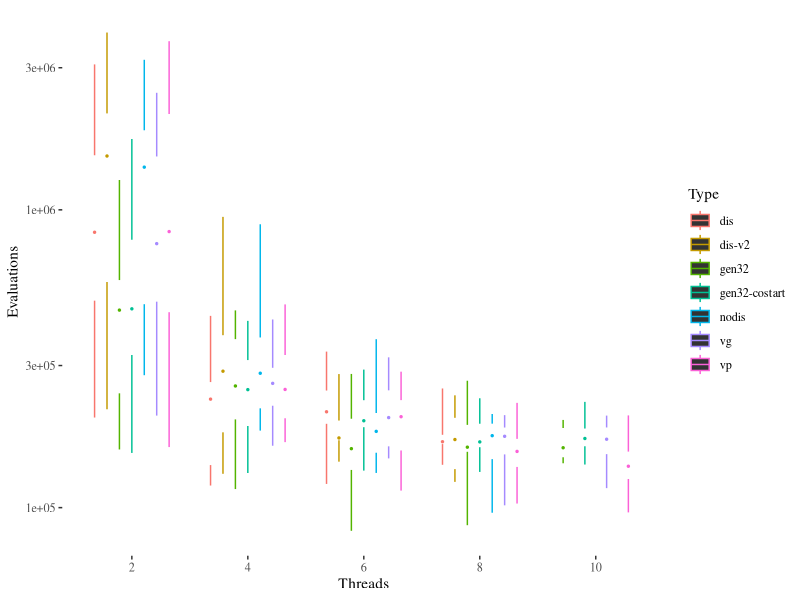
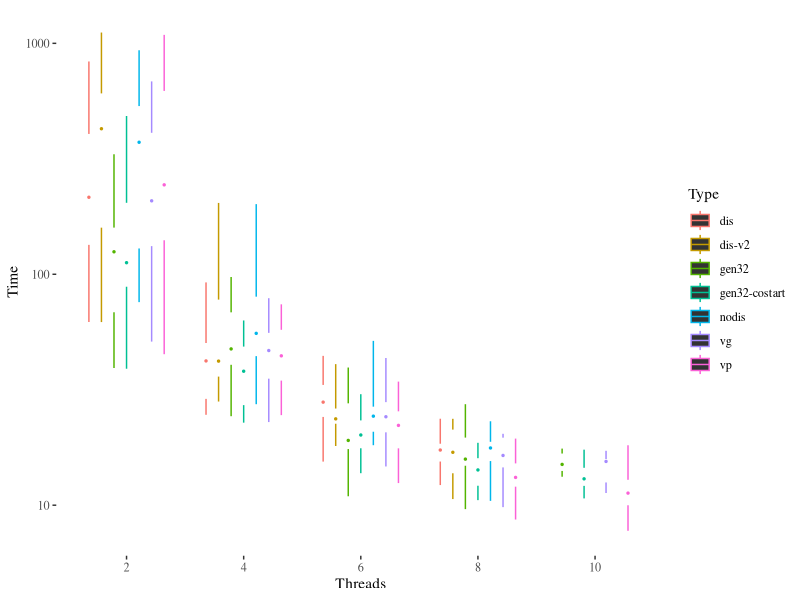
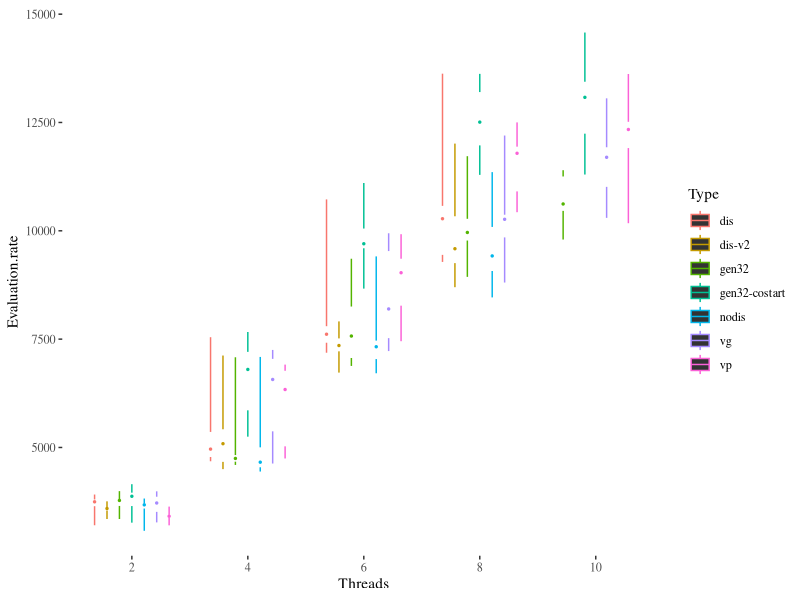

These charts were generated, in order, by the following R code:
library(ggplot2)
library(ggthemes)
library(rstatix)
library(tidyverse)

data <- read.csv("lo-ppsn-dis-l60-p1024.csv")
data$Threads <- as.factor(data$Threads)
data$Evaluation.rate <- data$Evaluations/data$Time
data$Type <- as.factor(data$Type)
data.t <- as_tibble(data)
summaries <- data %>% group_by(Type,Threads) %>% summarise(medianE=median(Evaluations,na.rm=TRUE),medianT=median(Time,na.rm=TRUE),medianR=median(Evaluation.rate,na.rm=TRUE))
ggplot(data,aes(x=Threads,y=Evaluations,color=Type))+geom_tufteboxplot()+theme_tufte()+scale_y_log10()
ggplot(data,aes(x=Threads,y=Time,color=Type))+geom_tufteboxplot()+theme_tufte()+scale_y_log10()
ggplot(data,aes(x=Threads,y=Evaluation.rate,color=Type))+geom_tufteboxplot()+theme_tufte()
data$type.threads <- paste0(data$Type,data$Threads)
wilcox.test( data[data$type.threads=="vg8",]$Time, data[data$type.threads=="vp8",]$Time)
wilcox.df.e <- data.frame()
wilcox.df.t <- data.frame()

for (threads in c(2,4,6,8,10)) {
  this.w.e <- wilcox.test(data[data$type.threads==paste0("vg",threads),]$Evaluations, data[data$type.threads==paste0("vp",threads),]$Evaluations)
  wilcox.df.e <- rbind(wilcox.df.e,
                       data.frame(threads=threads,
                                  wilcoxon=this.w.e$p.value,
                                  significant= (this.w.e$p.value < 0.10)))
  this.w.t <- wilcox.test(data[data$type.threads==paste0("vg",threads),]$Time, data[data$type.threads==paste0("vp",threads),]$Time)
  wilcox.df.t <- rbind(wilcox.df.t,
                       data.frame(threads=threads,
                                  wilcoxon=this.w.t$p.value,
                                  significant= (this.w.t$p.value < 0.10)))
}

wilcox.df.n.e <- data.frame()
wilcox.df.n.t <- data.frame()

for (threads in c(2,4,6,8)) {
  this.w.e <- wilcox.test(data[data$type.threads==paste0("nodis",threads),]$Evaluations, data[data$type.threads==paste0("vp",threads),]$Evaluations)
  wilcox.df.n.e <- rbind(wilcox.df.n.e,
                       data.frame(threads=threads,
                                  wilcoxon=this.w.e$p.value,
                                  significant= (this.w.e$p.value < 0.10)))
  this.w.t <- wilcox.test(data[data$type.threads==paste0("nodis",threads),]$Time, data[data$type.threads==paste0("vp",threads),]$Time)
  wilcox.df.n.t <- rbind(wilcox.df.n.t,
                       data.frame(threads=threads,
                                  wilcoxon=this.w.t$p.value,
                                  significant= (this.w.t$p.value < 0.10)))
}
